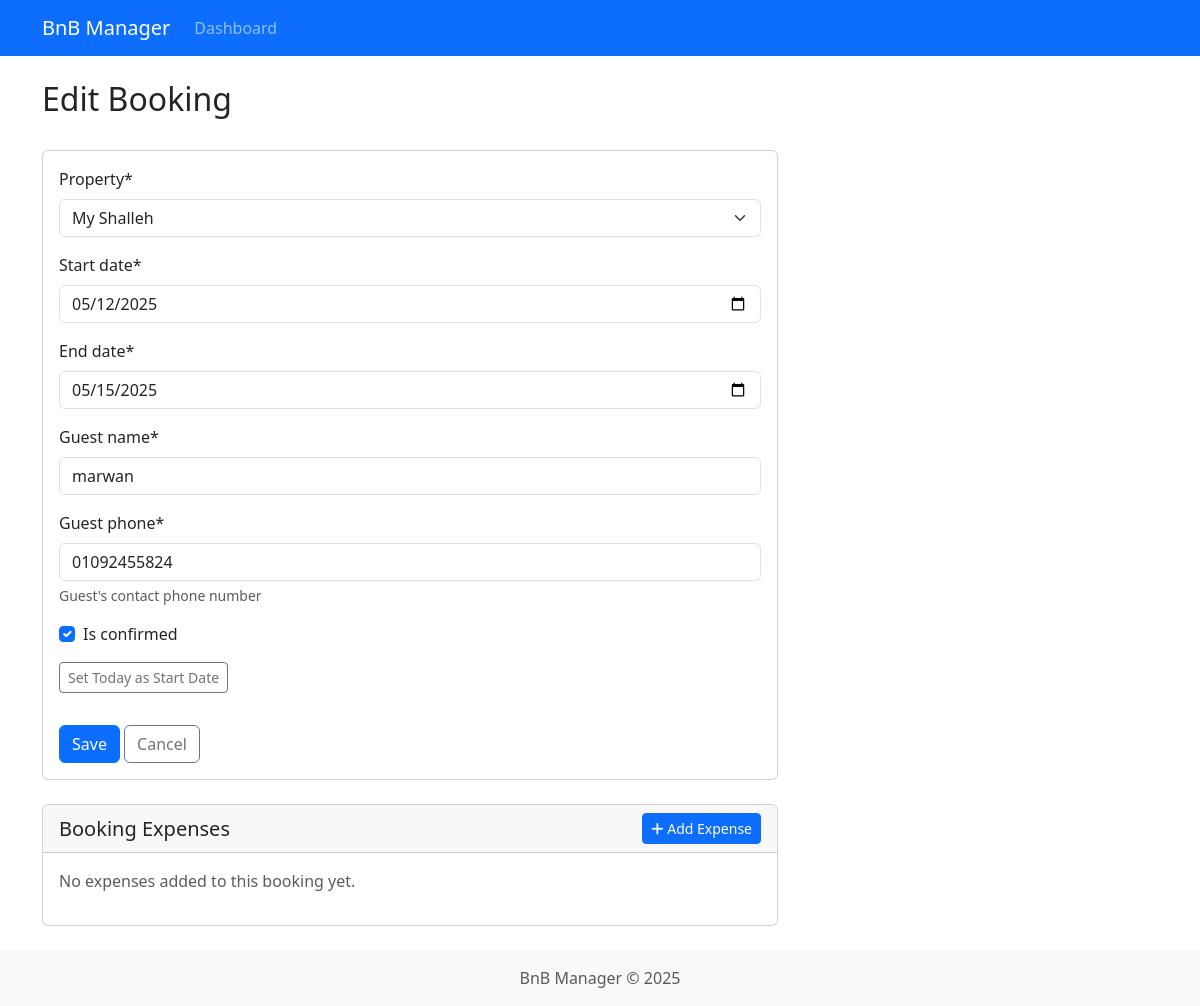
The page /booking/booking/2/update/ on the database its author committed.
### booking/models.py (models this page shows, shortened)
class Booking(models.Model):
    property = models.ForeignKey(Property, related_name='bookings', on_delete=models.CASCADE)
    start_date = models.DateField()
    end_date = models.DateField()
    guest_name = models.CharField(max_length=100)
    guest_phone = models.CharField(max_length=20, help_text="Guest's contact phone number")
    total_amount = models.DecimalField(max_digits=10, decimal_places=2)
    is_confirmed = models.BooleanField(default=False)

### booking/views.py (the view, shortened to what this page needs)
# urls.py: path('booking/<int:pk>/update/', views.BookingUpdateView.as_view(), name='booking_update'),
class BookingUpdateView(generic.UpdateView):
    model = Booking
    form_class = BookingForm
    template_name = 'booking/booking_form.html'

### booking/forms.py (shortened to what this page needs)
class BookingForm(forms.ModelForm):
    class Meta:
        model = Booking
        fields = ['property', 'start_date', 'end_date', 'guest_name', 'guest_phone', 'is_confirmed']
        widgets = {
            'start_date': DateInput(),
            'end_date': DateInput(),
        }

### booking/models.py (called while the page is built)
    def __str__(self):
        return self.name

### booking/templates/booking/booking_form.html (shortened to what this page needs)
{% extends 'booking/base.html' %}
{% load crispy_forms_tags %}
{% block content %}
<div class="row mb-4">
  <div class="col">
    <h2>{% if form.instance.pk %}Edit{% else %}Add{% endif %} Booking</h2>
  </div>
</div>
<div class="row">
  <div class="col-md-8">
    <div class="card mb-4">
      <div class="card-body">
        <form method="post">
          {{ form|crispy }}
          <button type="button" class="btn btn-sm btn-outline-secondary mb-3" id="today-button">
            Set Today as Start Date
          </button>
          <div class="mt-3">
            <button type="submit" class="btn btn-primary">Save</button>
            {% if form.instance.pk %}
              <a href="{% url 'booking_list' form.instance.property.id %}" class="btn btn-outline-secondary">Cancel</a>
            {% else %}
              <a href="{% url 'booking_list' form.initial.property.id %}" class="btn btn-outline-secondary">Cancel</a>
            {% endif %}
          </div>
        </form>
      </div>
    </div>
    {% if form.instance.pk %}
      <div class="card">
        <div class="card-header d-flex justify-content-between align-items-center">
          <h5 class="card-title mb-0">Booking Expenses</h5>
          <a href="{% url 'booking_expense_create' form.instance.pk %}" class="btn btn-sm btn-primary">
            <i class="fas fa-plus"></i> Add Expense
          </a>
        </div>
        {% if form.instance.booking_expenses.all %}
          <div class="table-responsive">
            <table class="table table-hover mb-0">
              <thead>
                <tr>
                  <th>Date</th>
                  <th>Description</th>
                  <th>Amount</th>
                  <th>Actions</th>
                </tr>
              </thead>
              <tbody>
                {% for expense in form.instance.booking_expenses.all %}
                  <tr>
                    <td>{{ expense.date }}</td>
                    <td>{{ expense.description }}</td>
                    <td>EGP {{ expense.amount }}</td>
                    <td>
                      <div class="btn-group">
                        <a href="{% url 'expense_update' expense.id %}" class="btn btn-sm btn-outline-primary">
                          <i class="fas fa-edit"></i>
                        </a>
                        <a href="{% url 'expense_delete' expense.id %}" class="btn btn-sm btn-outline-danger">
                          <i class="fas fa-trash"></i>
                        </a>
                      </div>
                    </td>
                  </tr>
                {% endfor %}
              </tbody>
              <tfoot>
                <tr class="table-light">
                  <th colspan="3">Total</th>
                  <th>EGP {{ form.instance.get_expenses_total }}</th>
                  <th></th>
                </tr>
              </tfoot>
            </table>
          </div>
        {% else %}
          <div class="card-body">
            <p class="text-muted">No expenses added to this booking yet.</p>
          </div>
        {% endif %}
      </div>
    {% endif %}
  </div>
</div>
{% endblock %}

### rows shown on the page
Booking: property "My Shalleh", start_date "05/12/2025", end_date "05/15/2025", guest_name "marwan", guest_phone "01092455824", is_confirmed "☑"
